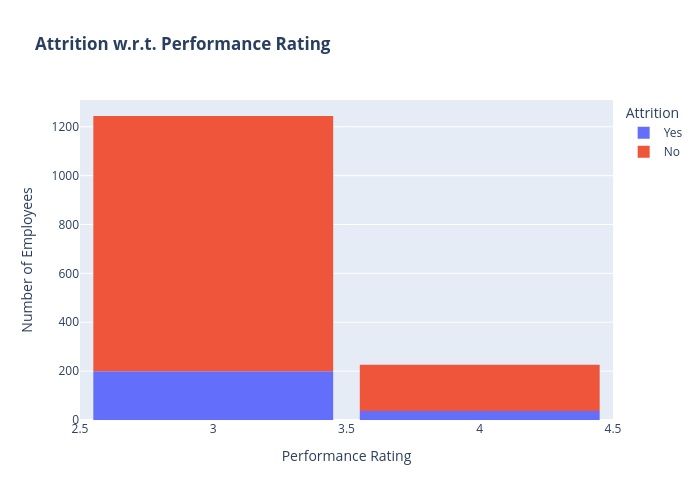

Source (notebook cell):
### Code cell
fig = px.histogram(
    df.assign(
        Attrition=df["Attrition"].map({
            0: "No",
            1: "Yes"
        })
    ),
    x="PerformanceRating",color="Attrition",
    title="<b>Attrition w.r.t. Performance Rating</b>"
)

fig.update_xaxes(title="Performance Rating")
fig.update_yaxes(title="Number of Employees")

fig.update_layout(width=700,height=500,bargap=0.1)

fig.show()

### Figure 1 — Plotly figure (JSON) as saved in the notebook; plotly's stock layout.template omitted (floating-point values rounded to 4 significant figures; data arrays with more than 128 entries replaced by an {"elided": "..."} marker saying what was removed)
{"data": [{"bingroup": "x", "hovertemplate": "Attrition=Yes<br>PerformanceRating=%{x}<br>count=%{y}<extra></extra>", "legendgroup": "Yes", "marker": {"color": "#636efa", "pattern": {"shape": ""}}, "name": "Yes", "orientation": "v", "showlegend": true, "type": "histogram", "x": {"elided": "237 int values"}, "xaxis": "x", "yaxis": "y"}, {"bingroup": "x", "hovertemplate": "Attrition=No<br>PerformanceRating=%{x}<br>count=%{y}<extra></extra>", "legendgroup": "No", "marker": {"color": "#EF553B", "pattern": {"shape": ""}}, "name": "No", "orientation": "v", "showlegend": true, "type": "histogram", "x": {"elided": "1233 int values"}, "xaxis": "x", "yaxis": "y"}], "layout": {"bargap": 0.1, "barmode": "relative", "height": 500, "legend": {"title": {"text": "Attrition"}, "tracegroupgap": 0}, "title": {"text": "<b>Attrition w.r.t. Performance Rating</b>"}, "width": 700, "xaxis": {"anchor": "y", "domain": [0, 1], "title": {"text": "Performance Rating"}}, "yaxis": {"anchor": "x", "domain": [0, 1], "title": {"text": "Number of Employees"}}}}
